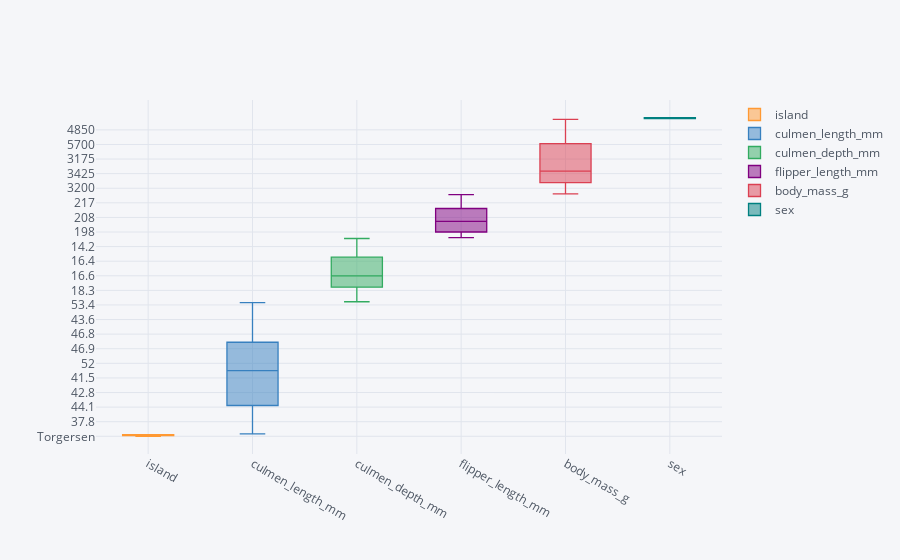

Notebook source saved alongside this figure:
### Code cell
cf.go_offline()
df.iloc[:,1:].iplot(kind="box")

### Figure 1 — Plotly figure (JSON) as saved in the notebook; plotly's stock layout.template omitted (floating-point values rounded to 4 significant figures; data arrays with more than 128 entries replaced by an {"elided": "..."} marker saying what was removed)
{"data": [{"boxpoints": false, "line": {"width": 1.3}, "marker": {"color": "rgba(255, 153, 51, 1.0)"}, "name": "island", "orientation": "v", "type": "box", "y": {"elided": "334 str values"}}, {"boxpoints": false, "line": {"width": 1.3}, "marker": {"color": "rgba(55, 128, 191, 1.0)"}, "name": "culmen_length_mm", "orientation": "v", "type": "box", "y": {"elided": "334 float values"}}, {"boxpoints": false, "line": {"width": 1.3}, "marker": {"color": "rgba(50, 171, 96, 1.0)"}, "name": "culmen_depth_mm", "orientation": "v", "type": "box", "y": {"elided": "334 float values"}}, {"boxpoints": false, "line": {"width": 1.3}, "marker": {"color": "rgba(128, 0, 128, 1.0)"}, "name": "flipper_length_mm", "orientation": "v", "type": "box", "y": {"elided": "334 int values"}}, {"boxpoints": false, "line": {"width": 1.3}, "marker": {"color": "rgba(219, 64, 82, 1.0)"}, "name": "body_mass_g", "orientation": "v", "type": "box", "y": {"elided": "334 int values"}}, {"boxpoints": false, "line": {"width": 1.3}, "marker": {"color": "rgba(0, 128, 128, 1.0)"}, "name": "sex", "orientation": "v", "type": "box", "y": {"elided": "334 str values"}}], "layout": {"autosize": true, "legend": {"bgcolor": "#F5F6F9", "font": {"color": "#4D5663"}}, "paper_bgcolor": "#F5F6F9", "plot_bgcolor": "#F5F6F9", "title": {"font": {"color": "#4D5663"}}, "xaxis": {"autorange": true, "gridcolor": "#E1E5ED", "range": [-0.5, 5.5], "showgrid": true, "tickfont": {"color": "#4D5663"}, "title": {"font": {"color": "#4D5663"}, "text": ""}, "type": "category", "zerolinecolor": "#E1E5ED"}, "yaxis": {"autorange": true, "gridcolor": "#E1E5ED", "range": [-21.83, 414.8], "showgrid": true, "tickfont": {"color": "#4D5663"}, "title": {"font": {"color": "#4D5663"}, "text": ""}, "type": "category", "zerolinecolor": "#E1E5ED"}}}
